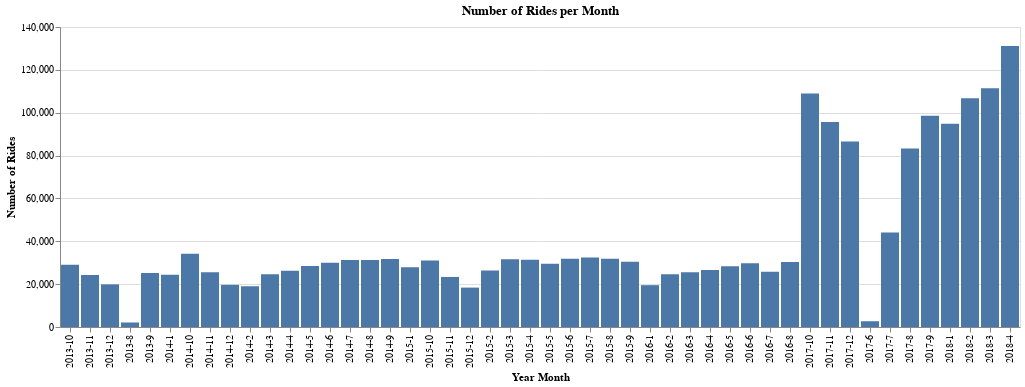

The cell this chart's notebook holds for it:
### Code cell
alt.Chart(df_number_of_rides_per_month).mark_bar().encode(
    x = alt.X('month_:O', title='Year Month'),
    y = alt.Y('number_of_rides', title='Number of Rides')).properties(
    title='Number of Rides per Month')

### Figure 1 — Vega-Lite specification as saved in the notebook (floating-point values rounded to 4 significant figures)
{"config": {"view": {"continuousWidth": 400, "continuousHeight": 300}}, "data": {"name": "data-54edd130f1fbfbc94e9b86474c90ee32"}, "mark": "bar", "encoding": {"x": {"type": "ordinal", "field": "month_", "title": "Year Month"}, "y": {"type": "quantitative", "field": "number_of_rides", "title": "Number of Rides"}}, "title": "Number of Rides per Month", "$schema": "https://vega.github.io/schema/vega-lite/v4.8.1.json", "datasets": {"data-54edd130f1fbfbc94e9b86474c90ee32": [{"month_": "2013-8", "number_of_rides": 2102}, {"month_": "2013-9", "number_of_rides": 25243}, {"month_": "2013-10", "number_of_rides": 29105}, {"month_": "2013-11", "number_of_rides": 24219}, {"month_": "2013-12", "number_of_rides": 19894}, {"month_": "2014-1", "number_of_rides": 24428}, {"month_": "2014-2", "number_of_rides": 19024}, {"month_": "2014-3", "number_of_rides": 24593}, {"month_": "2014-4", "number_of_rides": 26221}, {"month_": "2014-5", "number_of_rides": 28502}, {"month_": "2014-6", "number_of_rides": 29982}, {"month_": "2014-7", "number_of_rides": 31279}, {"month_": "2014-8", "number_of_rides": 31215}, {"month_": "2014-9", "number_of_rides": 31682}, {"month_": "2014-10", "number_of_rides": 34220}, {"month_": "2014-11", "number_of_rides": 25516}, {"month_": "2014-12", "number_of_rides": 19677}, {"month_": "2015-1", "number_of_rides": 27840}, {"month_": "2015-2", "number_of_rides": 26401}, {"month_": "2015-3", "number_of_rides": 31626}, {"month_": "2015-4", "number_of_rides": 31363}, {"month_": "2015-5", "number_of_rides": 29540}, {"month_": "2015-6", "number_of_rides": 31907}, {"month_": "2015-7", "number_of_rides": 32476}, {"month_": "2015-8", "number_of_rides": 31904}, {"month_": "2015-9", "number_of_rides": 30396}, {"month_": "2015-10", "number_of_rides": 31053}, {"month_": "2015-11", "number_of_rides": 23356}, {"month_": "2015-12", "number_of_rides": 18390}, {"month_": "2016-1", "number_of_rides": 19520}, {"month_": "2016-2", "number_of_rides": 24560}, {"month_": "2016-3", "number_of_rides": 25558}, {"month_": "2016-4", "number_of_rides": 26612}, {"month_": "2016-5", "number_of_rides": 28322}, {"month_": "2016-6", "number_of_rides": 29783}, {"month_": "2016-7", "number_of_rides": 25784}, {"month_": "2016-8", "number_of_rides": 30355}, {"month_": "2017-6", "number_of_rides": 2689}, {"month_": "2017-7", "number_of_rides": 44073}, {"month_": "2017-8", "number_of_rides": 83292}, {"month_": "2017-9", "number_of_rides": 98558}, {"month_": "2017-10", "number_of_rides": 108937}, {"month_": "2017-11", "number_of_rides": 95612}, {"month_": "2017-12", "number_of_rides": 86539}, {"month_": "2018-1", "number_of_rides": 94802}, {"month_": "2018-2", "number_of_rides": 106718}, {"month_": "2018-3", "number_of_rides": 111382}, {"month_": "2018-4", "number_of_rides": 131169}]}}
